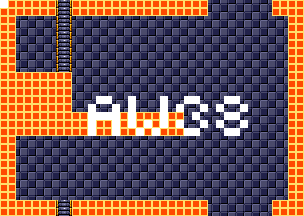

This game map was drawn from its Tiled (.tmx) file and the tilesets committed beside it. A one-line description and the trimmed map source follow:
An orthogonal 38x27 tile map with 8x8 px tiles, 4 tile layers (background, foreground, room numbers, Objects), 15 tilesets.

<map version="1.5" tiledversion="1.7.1" orientation="orthogonal" renderorder="right-down" width="38" height="27" tilewidth="8" tileheight="8" infinite="0" nextlayerid="11" nextobjectid="1">
 <tileset firstgid="1" source="tilesheets/tsKarniMata.tsx" />
 <tileset firstgid="1025" source="tilesheets/tsVoodooWasp.tsx" />
 <tileset firstgid="2049" source="tilesheets/tsBurial.tsx" />
 <tileset firstgid="3073" source="tilesheets/tsBlueTemple.tsx" />
 <tileset firstgid="4097" source="tilesheets/tsGoddess.tsx" />
 <tileset firstgid="5121" source="tilesheets/tsKonark.tsx" />
 <tileset firstgid="6145" name="sEnemies" tilewidth="8" tileheight="8" tilecount="1024" columns="32">
  <image source="../grapx/tilesheets/sObjects.bmp" trans="ff94ff" width="256" height="256" />
 </tileset>
 <tileset firstgid="7169" source="tilesheets/tsIceTemple.tsx" />
 <tileset firstgid="8193" source="tilesheets/tsLavaArea.tsx" />
 <tileset firstgid="9217" source="tilesheets/tsBossArea.tsx" />
 <tileset firstgid="10241" source="tilesheets/tsPegu.tsx" />
 <tileset firstgid="11265" source="tilesheets/sTiwanakuTemple.tsx" />
 <tileset firstgid="12289" source="tilesheets/sIndraTemple.tsx" />
 <tileset firstgid="13313" source="tilesheets/sTeleport.tsx" />
 <tileset firstgid="14337" source="tilesheets/sObjects.tsx" />
 <layer id="2" name="background" width="38" height="27">
  <data>[1026 cells, 1026 non-empty, 2 distinct tile ids]</data>
 </layer>
 <layer id="1" name="foreground" width="38" height="27">
  <data>[1026 cells, 324 non-empty, 3 distinct tile ids]</data>
 </layer>
 <layer id="7" name="room numbers" width="38" height="27">
  <data>[1026 cells, 43 non-empty, 1 distinct tile ids]</data>
 </layer>
 <layer id="10" name="Objects" width="38" height="27">
  <data>[1026 cells, 0 non-empty, 0 distinct tile ids]</data>
 </layer>
</map>
